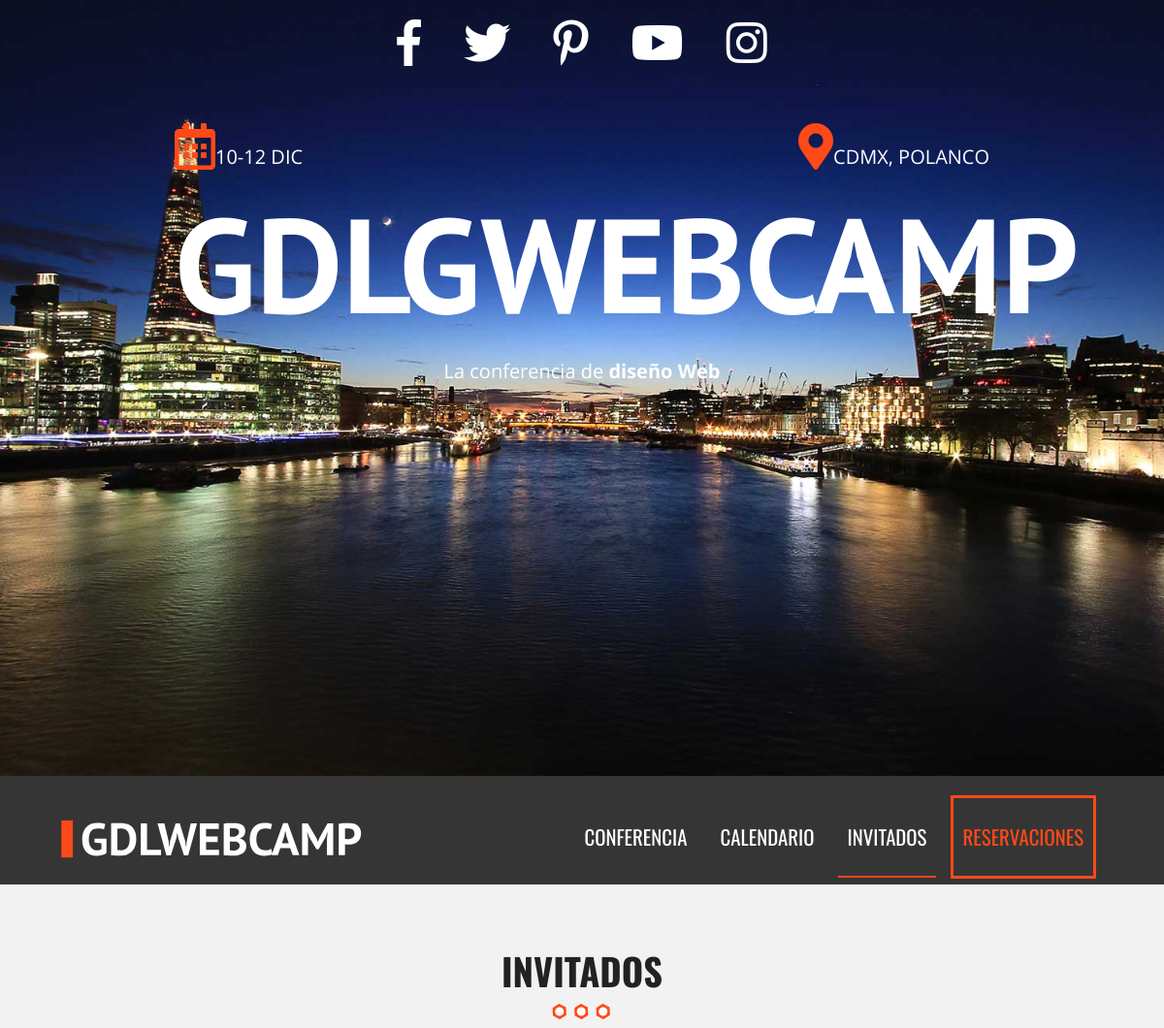
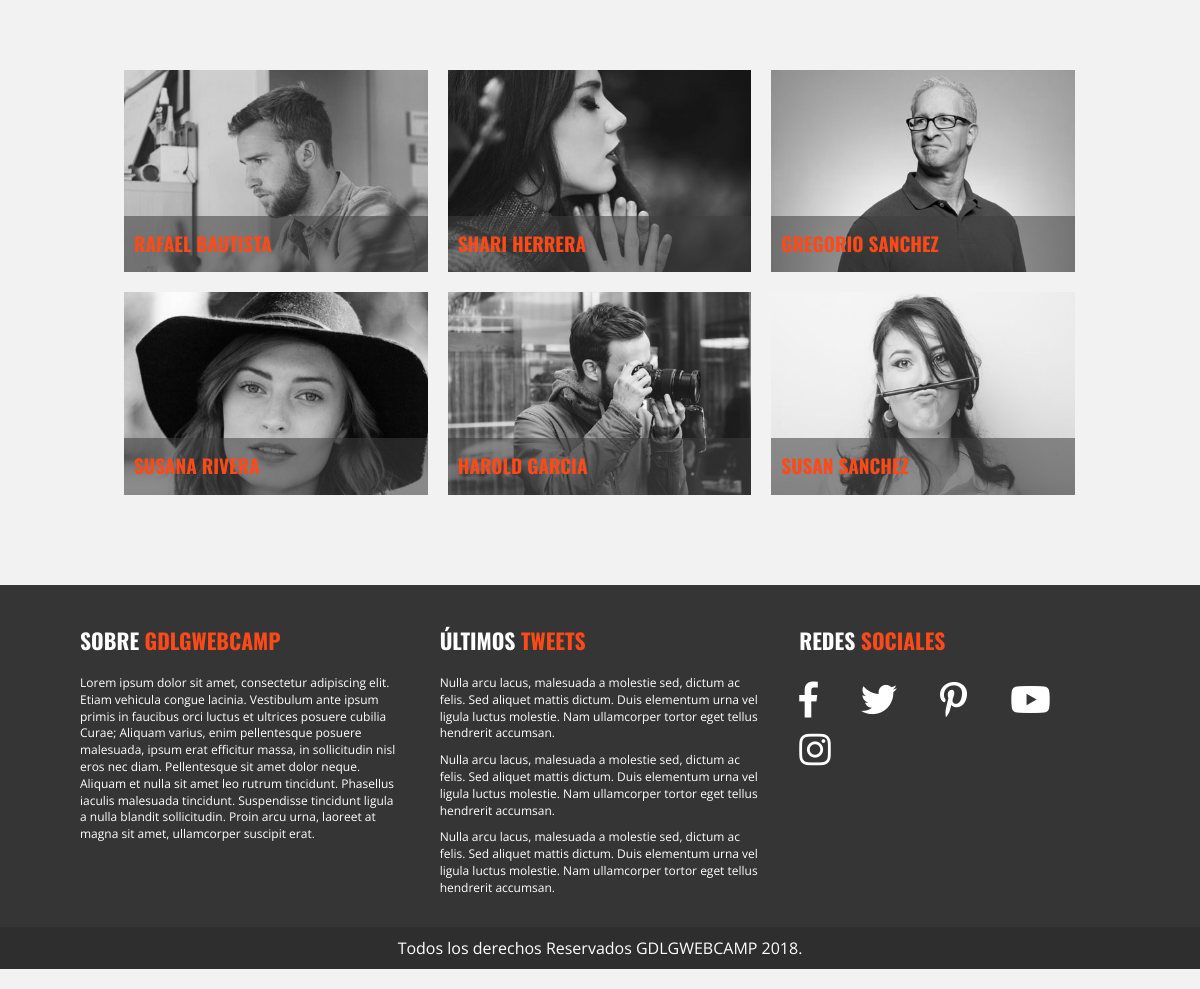
/invitados.php, run on the app's committed database (2 pictures, top to bottom).
### tables this page shows
CREATE TABLE `invitados` (
  `invitado_id` tinyint(10) NOT NULL AUTO_INCREMENT,
  `nombre_invitado` varchar(30) NOT NULL,
  `apellido_invitado` varchar(30) NOT NULL,
  `descripcion` text NOT NULL,
  `url` varchar(50) NOT NULL,
  PRIMARY KEY (`invitado_id`)
);

### invitados.php (called while the page is built)
<?php include_once 'includes/templates/header.php';?>
  <?php include_once 'includes/templates/invitados.php';?>
<?php include_once 'includes/templates/footer.php';?>

### includes/templates/invitados.php (the view, shortened to what this page needs)
<section class="seccion contenedor">
  <h2>Invitados</h2>
  <?php
    try {
      require_once('includes/funciones/bd_conexion.php');
      $sql = "SELECT * FROM invitados ";
      $resultado = $conn->query($sql);
    } catch (\Exception $e) {
      echo $e->getMessage();
    }
     ?>
  <section class="invitados contenedor seccion" id="fotos_invitados">
    <ul class="lista_invitados clearfix">
      <?php
        while($invitados = $resultado->fetch_assoc()){?>
      <li>
        <div class="invitado">
          <a class="invitado_info" href="#invitado<?php echo $invitados['invitado_id'];?>">
          <img src="img/<?php echo $invitados['url']; ?>" alt="imagen invitado">
          <p>
            <?php echo $invitados['nombre_invitado']." ". $invitados['apellido_invitado']; ?>
          </p>
          </a>
        </div>
      </li>
      <?php } ?>
    </ul>
  </section>
</section>

### includes/templates/header.php (shortened to what this page needs)
<!doctype html>
<html class="no-js" lang="">
<head>
  <link rel="stylesheet" href="https://unpkg.com/leaflet@1.3.4/dist/leaflet.css" />
  <link rel="stylesheet" href="css/normalize.css">
  <link rel="stylesheet" href="css/all.min.css">
  <link rel="stylesheet" href="css/main.css">
  <?php
    $archivo = basename($_SERVER['PHP_SELF']);
    $pagina = str_replace(".php", "", $archivo);
    if($pagina == 'invitados'|| $pagina=='index'){
      echo '<link rel="stylesheet" href="css/colorbox.css">';
    }
    elseif($pagina=='conferencia'){
      echo '<link rel="stylesheet" href="css/lightbox.css">';
    }
  ?>
</head>
<body class="<?php echo $pagina?>">
  <header class="site_header">
    <div class="hero">
      <div class="contenido_header">
        <nav class="redes_sociales">
          <a href="#"><i class="fab fa-facebook-f"></i></a>
          <a href="#"><i class="fab fa-twitter"></i></a>
          <a href="#"><i class="fab fa-pinterest-p"></i></a>
          <a href="#"><i class="fab fa-youtube"></i></a>
          <a href="#"><i class="fab fa-instagram"></i></a>
        </nav>
        <div class="informacion_evento">
          <div class="clearfix">
            <p class="fecha"><i class="far fa-calendar-alt"></i>10-12 Dic</p>
            <p class="ciudad"><i class="fas fa-map-marker-alt"></i>CDMX, Polanco</p>
          </div>
          <h1 class="nombre_sitio">GdlgWebCamp</h1>
          <p class="slogan">La conferencia de <span>diseño Web</span></p>
        </div>
      </div>
    </div>
  </header>
  <div class="barra">
    <div class="contenedor clearfix ">
      <div class="logo">
        <a href="index.php"><img src="img/logo.svg" alt="logo pagina"></a>
      </div>
      <nav class="navegacion_principal clearfix">
        <a href="conferencia.php">Conferencia</a>
        <a href="calendario.php">Calendario</a>
        <a href="invitados.php">Invitados</a>
        <a href="registro.php">Reservaciones</a>
      </nav>
    </div>
  </div>

### includes/templates/footer.php (shortened to what this page needs)
<footer class="site_footer">
  <div class="contenedor clearfix">
    <div class="footer_informacion">
      <h3>Sobre <span>gdlgwebcamp</span></h3>
      <p>Lorem ipsum dolor sit amet, consectetur adipiscing elit. Etiam vehicula congue lacinia. Vestibulum ante ipsum primis in faucibus orci luctus et ultrices posuere cubilia Curae; Aliquam varius, enim pellentesque posuere malesuada, ipsum
        erat efficitur massa, in sollicitudin nisl eros nec diam. Pellentesque sit amet dolor neque. Aliquam et nulla sit amet leo rutrum tincidunt. Phasellus iaculis malesuada tincidunt. Suspendisse tincidunt ligula a nulla blandit sollicitudin.
        Proin arcu urna, laoreet at magna sit amet, ullamcorper suscipit erat.</p>
    </div>
    <div class="ultimos_tweets">
      <h3>Últimos <span>tweets</span></h3>
      <ul>
        <li>Nulla arcu lacus, malesuada a molestie sed, dictum ac felis. Sed aliquet mattis dictum. Duis elementum urna vel ligula luctus molestie. Nam ullamcorper tortor eget tellus hendrerit accumsan.</li>
        <li>Nulla arcu lacus, malesuada a molestie sed, dictum ac felis. Sed aliquet mattis dictum. Duis elementum urna vel ligula luctus molestie. Nam ullamcorper tortor eget tellus hendrerit accumsan.</li>
        <li>Nulla arcu lacus, malesuada a molestie sed, dictum ac felis. Sed aliquet mattis dictum. Duis elementum urna vel ligula luctus molestie. Nam ullamcorper tortor eget tellus hendrerit accumsan.</li>
      </ul>
    </div>
    <div class="menu">
      <h3>Redes <span>Sociales</span></h3>
      <nav class="redes_sociales">
        <a href="#"><i class="fab fa-facebook-f"></i></a>
        <a href="#"><i class="fab fa-twitter"></i></a>
        <a href="#"><i class="fab fa-pinterest-p"></i></a>
        <a href="#"><i class="fab fa-youtube"></i></a>
        <a href="#"><i class="fab fa-instagram"></i></a>
      </nav>
    </div>
  </div>
  <p class="copyright">Todos los derechos Reservados GDLGWEBCAMP 2018.</p>
<link href="//cdn-images.mailchimp.com/embedcode/classic-10_7.css" rel="stylesheet" type="text/css">
</footer>
</body>
</html>

### data on the page
invitados: url (picture), nombre_invitado "RAFAEL", apellido_invitado "BAUTISTA"
invitados: url (picture), nombre_invitado "SHARI", apellido_invitado "HERRERA"
invitados: url (picture), nombre_invitado "GREGORIO", apellido_invitado "SANCHEZ"
invitados: url (picture), nombre_invitado "SUSANA", apellido_invitado "RIVERA"
invitados: url (picture), nombre_invitado "HAROLD", apellido_invitado "GARCIA"
invitados: url (picture), nombre_invitado "SUSAN", apellido_invitado "SANCHEZ"
